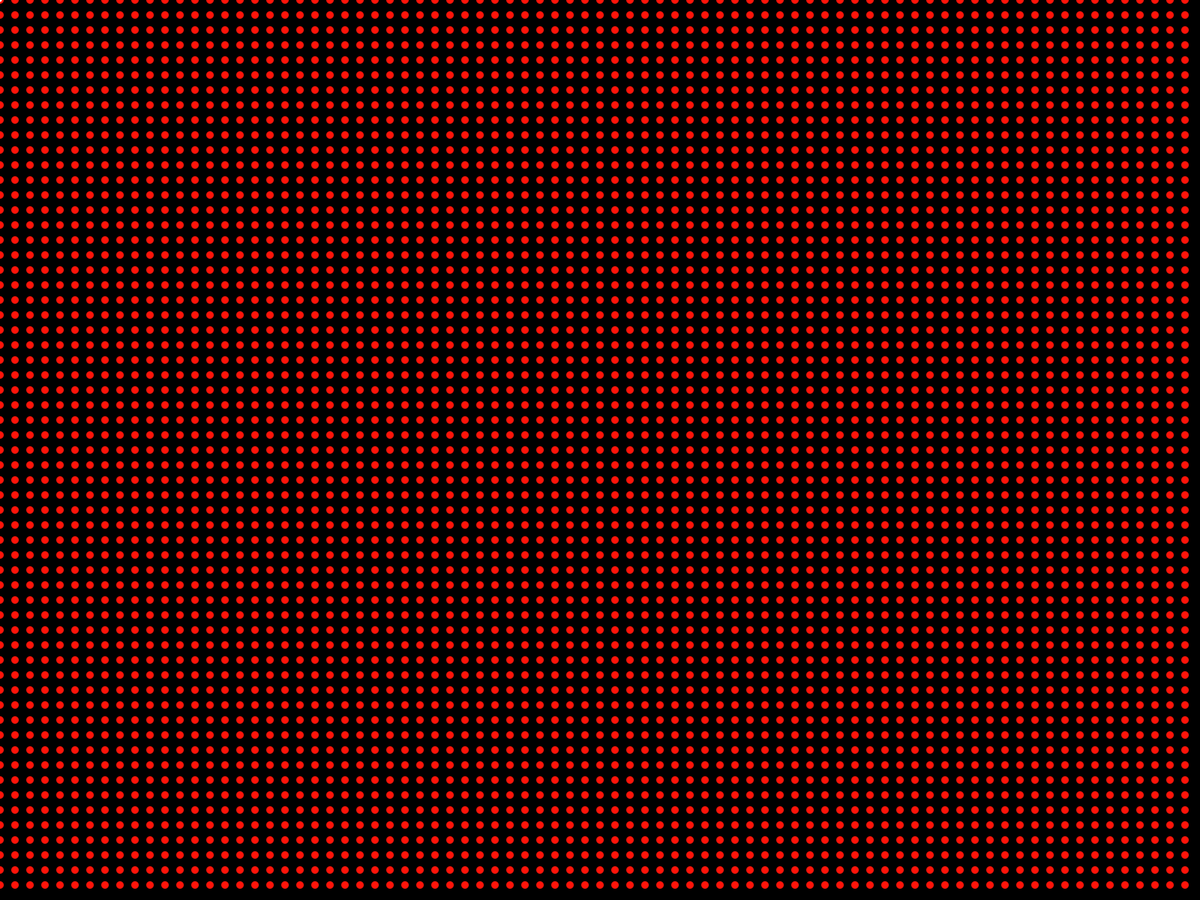
Frame 1 (no input)
Frame 60 (the mouse pressed at the canvas centre just before this capture): identical to frame 1, image omitted
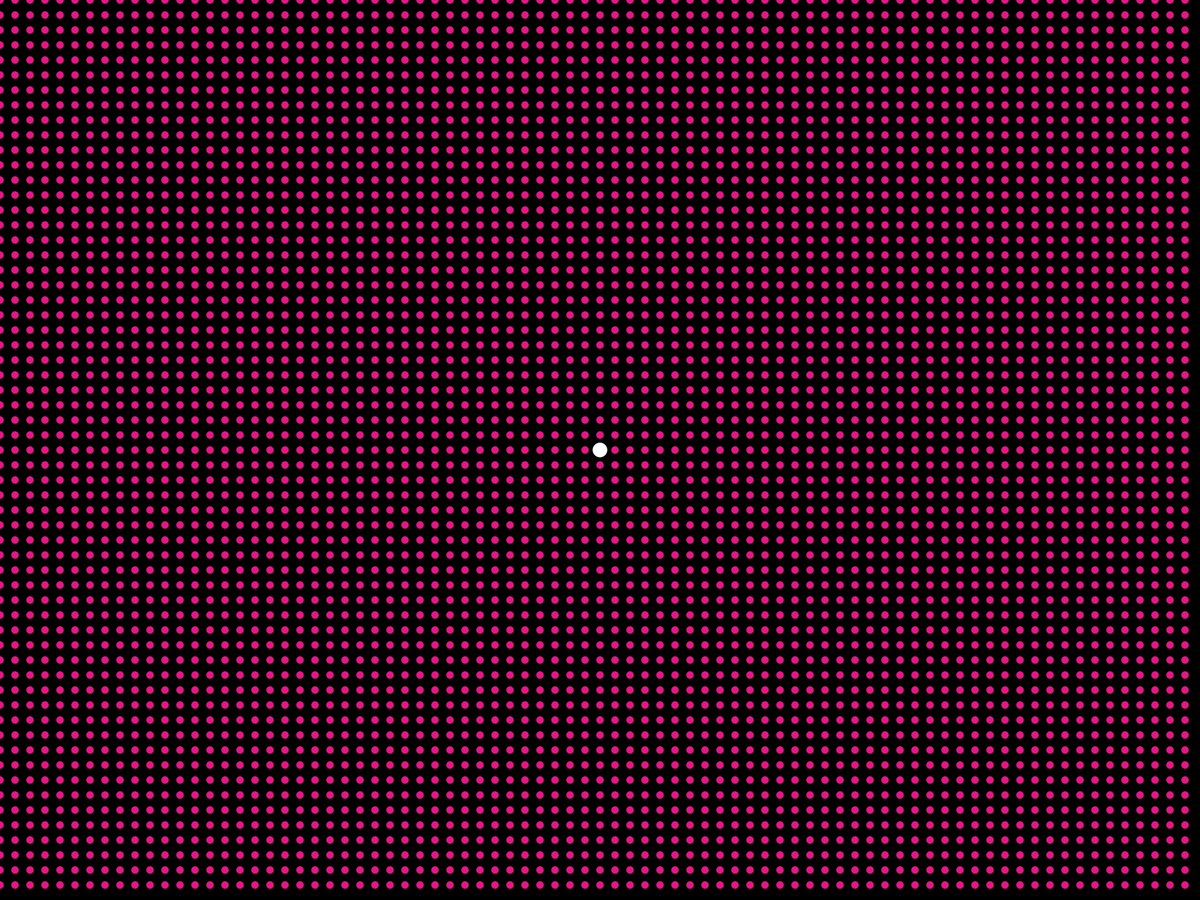
Frame 120 (the mouse held since frame 60 and released just before this capture)

The Processing sketch that drew these frames (run headless with seeded random() and noise(); from frame 60 on, the mouse is pressed at the canvas centre):

// Processing sketch: InteractiveFinal
// ── InteractiveFinal.pde
int origX, origY;

float size;
float mouseSpeed = 0;
float smoothedSpeed = 0;
float sizeMultiplier = 6;
float penX,penY;
float minSize = 5;
color c1, c2, newC1, newC2;
boolean color1 = true;
boolean color2 = true;

void setup(){
 background(0);
 fullScreen();
 noStroke();
  c1 = color(255,20,10);
  c2 = color(200,25,255);
  newC1 = c1;
  newC2 = c2;
}

void draw(){
  
  background(0);
  
  make_dots();
  mouseSpeed = dist(mouseX,mouseY, pmouseX,pmouseY);
  mouseSpeed *= sizeMultiplier;
  fill(255);
  smoothedSpeed = lerp(smoothedSpeed, mouseSpeed,0.05);
  
  penX = lerp(penX,mouseX,0.15);
  penY = lerp(penY, mouseY, 0.15);
  size = minSize+smoothedSpeed;
  ellipse(penX,penY, size,size);
  if(!color1){
   c1 = 0;
  }else c1 = newC1;
  if(!color2){
   c2 = 0; 
  }else c2 = newC2;
}

void mouseDragged(){
 
}

void mousePressed(){
  if(mouseButton == LEFT){
    newC1 = color((int)random(255),100,(int)random(255));
  }else if(mouseButton == RIGHT){
   newC2 = color(80, (int)random(255), (int)random(50)); 
  }
}

void keyPressed(){
 if(key == ' '){
   color1 = !color1;
 }
 if(key == TAB){
   color2 = !color2; 
 }
  
}
void make_dots(){
  float pos = map(mouseX+mouseY,0,width+height,0,1);
  
  color c = lerpColor(c1,c2,pos);
  fill(c);
  for(int i = 0; i < width; i+= 20){
    for(int j = 0; j < height; j+= 20){
       ellipse(i,j, 10,10); 
    }
 }
}
